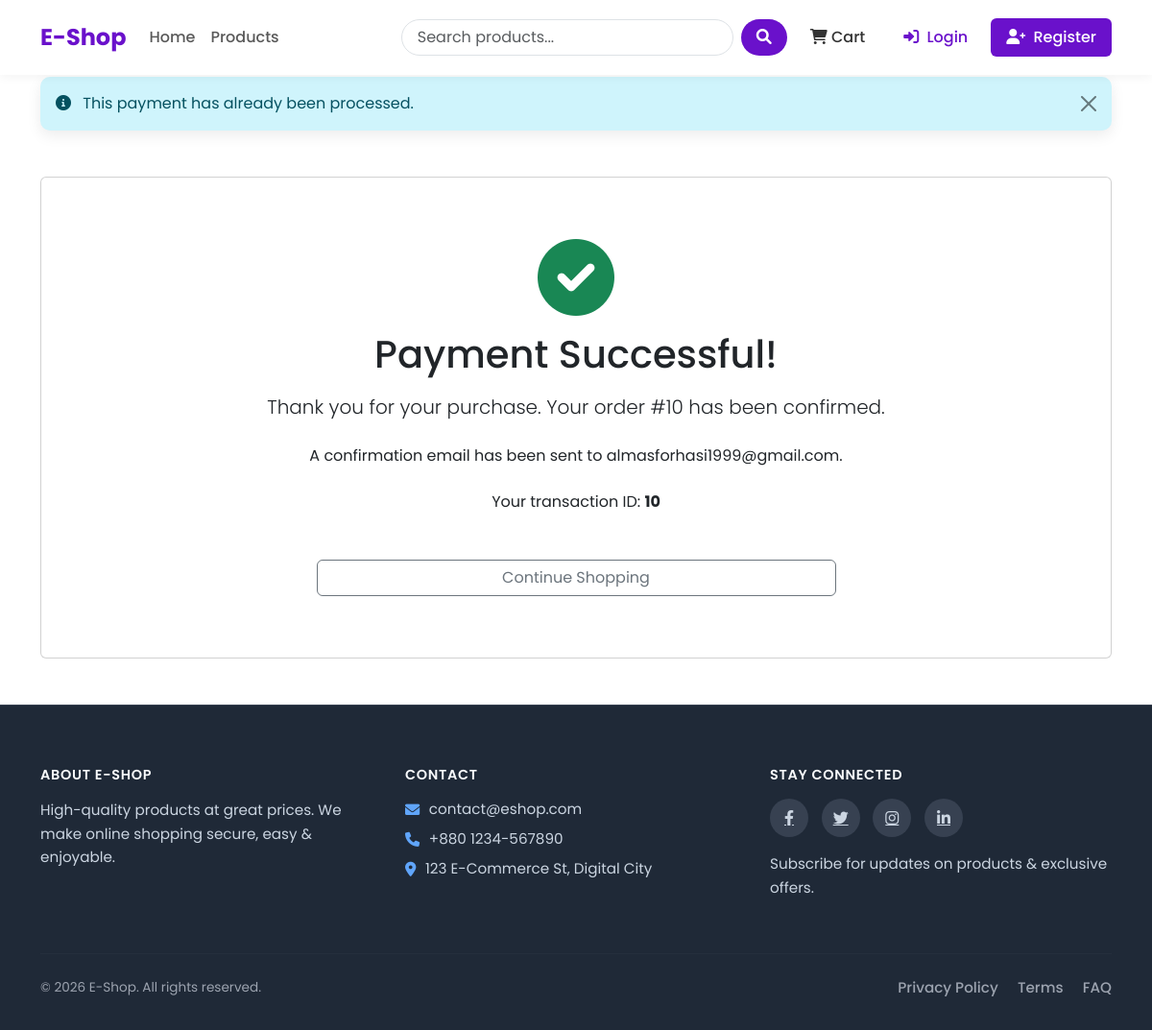
The page /payment/success/10/ on the database its author committed.
### shop/models.py (models this page shows, shortened)
class Order(models.Model):
    STATUS = [
        ('pending', 'Pending'),
        ('processing', 'Processing'),
        ('shipped', 'Shipped'),
        ('delivered', 'Delivered'),
        ('canceled', 'Canceled'),
    ]
    user = models.ForeignKey(User, on_delete=models.CASCADE, related_name='orders')
    first_name = models.CharField(max_length=100)
    last_name = models.CharField(max_length=100)
    email = models.EmailField()
    address = models.TextField()
    postal_code = models.CharField(max_length=100)
    phone = models.CharField(max_length=12)
    city = models.CharField(max_length=100)
    note = models.TextField()
    paid = models.BooleanField(default=False)
    transaction_id = models.CharField(max_length=100)
    created_at = models.DateTimeField(auto_now_add=True)
    updated_at = models.DateTimeField(auto_now=True)
    status = models.CharField(max_length=10, choices=STATUS)

### shop/views.py (the view, shortened to what this page needs)
# urls.py: path('payment/success/<int:order_id>/', views.payment_success, name="payment_success"),
@csrf_exempt
def payment_success(request, order_id):
    order = get_object_or_404(Order, id=order_id)
    if order.paid:
        messages.info(request, 'This payment has already been processed.')
        return render(request, 'shop/payment_success.html', {'order' : order})

### shop/context_processors.py (called while the page is built)
def cart_items_count(request):
    if request.user.is_authenticated:
        try:
            cart = Cart.objects.get(user=request.user)
            return {'cart_items_count' : cart.get_total_items()}
        except Cart.DoesNotExist:
            return {'cart_items_count' : 0}
    return {'cart_items_count' : 0}

### templates/shop/payment_success.html (shortened to what this page needs)
{% extends 'base.html' %}
{% block content %}
<div class="card text-center py-5 my-5">
    <div class="card-body">
        <i class="fas fa-check-circle fa-5x text-success mb-3"></i>
        <h1 class="mb-3">Payment Successful!</h1>
        <p class="lead mb-4">Thank you for your purchase. Your order #{{ order.id }} has been confirmed.</p>
        <p class="mb-4">A confirmation email has been sent to {{ order.email }}.</p>
        <p class="mb-5">Your transaction ID: <strong>{{ order.transaction_id }}</strong></p>
        <div class="d-grid gap-2 col-lg-6 mx-auto">
            <a href="{% url 'product_list' %}" class="btn btn-outline-secondary">Continue Shopping</a>
        </div>
    </div>
</div>
{% endblock %}

### templates/base.html (style rules this page uses)
:root { --primary-color: #6a11cb; --primary-dark: #5a0cb8; --primary-light: #7c4ddb; --secondary-color: #2575fc; --text-color: #333333; --text-light: #6c757d; --bg-light: #f8f9fa; --border-radius: 10px; --box-shadow: 0 5px 15px rgba(0, 0, 0, 0.08); }
body { font-family: 'Poppins', sans-serif; color: var(--text-color); display: flex; flex-direction: column; min-height: 100vh; padding-top: 80px; }

### rows shown on the page
Order: id "10", email "almasforhasi1999@gmail.com", transaction_id "10"

### other values the page prints
{{ message }} "This payment has already been processed."
